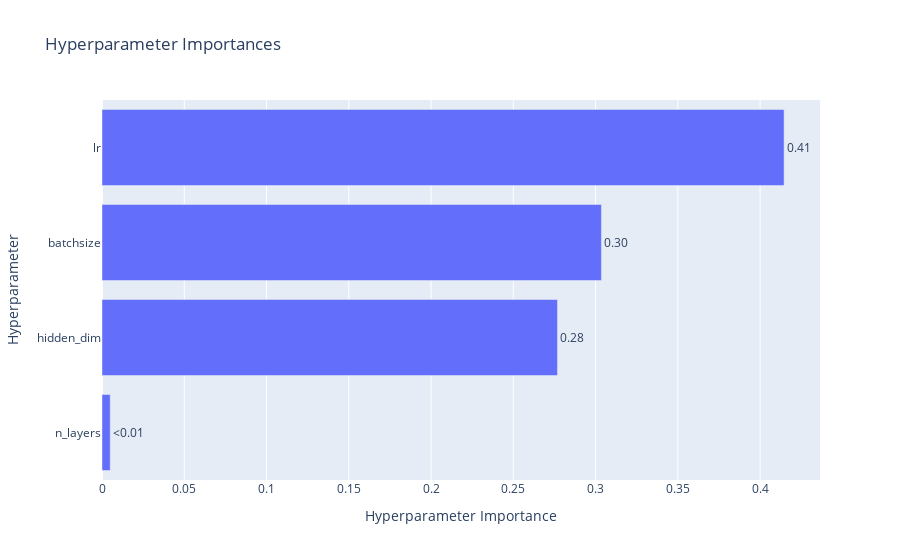

Notebook code for this chart:
### Markdown cell above
# Optuna Optimization of KL Divergence trained model

### Code cell
kld_study = optuna.create_study(direction="minimize")
run_study(kld_study, kld_objective)

### Figure 1 — Plotly figure (JSON) as saved in the notebook; plotly's stock layout.template omitted (floating-point values rounded to 4 significant figures)
{"data": [{"cliponaxis": false, "hovertemplate": ["n_layers (IntDistribution): 0.004989674439562225<extra></extra>", "hidden_dim (IntDistribution): 0.27684744368356784<extra></extra>", "batchsize (IntDistribution): 0.3035666046409028<extra></extra>", "lr (FloatDistribution): 0.4145962772359672<extra></extra>"], "name": "Objective Value", "orientation": "h", "text": ["<0.01", "0.28", "0.30", "0.41"], "textposition": "outside", "type": "bar", "x": [0.00499, 0.2768, 0.3036, 0.4146], "y": ["n_layers", "hidden_dim", "batchsize", "lr"]}], "layout": {"title": {"text": "Hyperparameter Importances"}, "xaxis": {"title": {"text": "Hyperparameter Importance"}}, "yaxis": {"title": {"text": "Hyperparameter"}}}}
